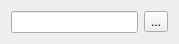
<?xml version="1.0" encoding="UTF-8"?>
<ui version="4.0">
 <class>StringParameterEdit</class>
 <widget class="QWidget" name="StringParameterEdit">
  <property name="geometry">
   <rect>
    <x>0</x>
    <y>0</y>
    <width>179</width>
    <height>43</height>
   </rect>
  </property>
  <property name="windowTitle">
   <string>Form</string>
  </property>
  <layout class="QHBoxLayout" name="horizontalLayout">
   <item>
    <widget class="QLineEdit" name="value"/>
   </item>
   <item>
    <widget class="QToolButton" name="fileButton">
     <property name="text">
      <string>...</string>
     </property>
    </widget>
   </item>
  </layout>
 </widget>
 <resources/>
 <connections/>
</ui>
